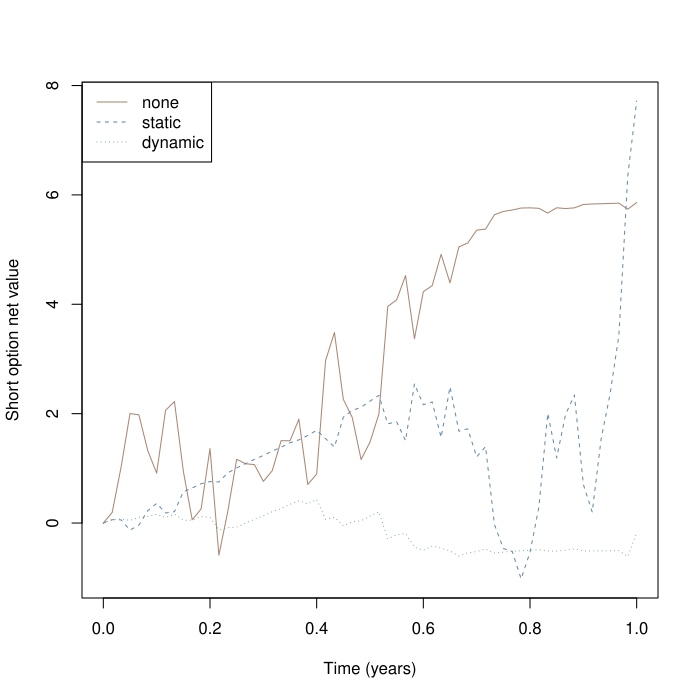

This figure's R source:
pdf('tests/bs-round3/case-3-full.pdf')
# 一份教学欧式期权对应一单位标的；卖出一份，非真实市场预测
# [parameters] 定价与路径波动率一致；允许卖空、分数持仓，无交易成本
S0 <- 100; K <- 100; T <- 1; r <- 0.05; q <- 0; sigma <- 0.2
N <- 60; interval <- 1; seed <- 2027; type <- "P"
# [validation] 与网页使用同一教学域；不截断超域价格
stopifnot(all(is.finite(c(S0,K,T,r,q,sigma,N,interval,seed))), S0>=.01, S0<=1e5, K>=.01, K<=1e5,
          T>0, T<=10, r >= -0.1, r<=.3, q>=0, q<=1, sigma>=0, sigma<=2,
          N>=1, N<=504, N==floor(N), interval>=1, interval<=504, interval==floor(interval),
          seed>=0, seed<=2147483646, seed==floor(seed), type %in% c("C","P"))
# [delta] 带连续股息的 BS 价格、Delta；到期直接使用支付函数
option <- function(S, tau) {
  if(tau==0) return(c(price=if(type=="C") max(S-K,0) else max(K-S,0), delta=NA_real_, gamma=NA_real_))
  A <- S*exp(-q*tau); D <- K*exp(-r*tau)
  if(sigma==0) {
    if(A==D) stop("Zero volatility kink: Delta is not unique")
    d <- as.numeric(A>D)
    return(c(price=if(type=="C") max(A-D,0) else max(D-A,0), delta=exp(-q*tau)*(d-if(type=="P") 1 else 0), gamma=0))
  }
  d1 <- (log(S/K)+(r-q+sigma^2/2)*tau)/(sigma*sqrt(tau)); d2 <- d1-sigma*sqrt(tau)
  price <- if(type=="C") max(0,A-D,A*pnorm(d1)-D*pnorm(d2)) else max(0,D-A,D*pnorm(-d2)-A*pnorm(-d1))
  delta <- exp(-q*tau)*(pnorm(d1)-if(type=="P") 1 else 0)
  c(price=price, delta=delta, gamma=exp(-q*tau)*dnorm(d1)/(S*sigma*sqrt(tau)))
}
# [path] Park-Miller + Box-Muller，与网页相同的可复现教学随机数
normal_draws <- function(seed, n) {
  state <- seed %% 2147483646 + 1
  uniform <- function() { state <<- (state*16807) %% 2147483647; state/2147483647 }
  vapply(seq_len(n), function(i) sqrt(-2*log(uniform()))*cos(2*pi*uniform()), numeric(1))
}
dt <- T/N
Z <- normal_draws(seed,N)
spots <- numeric(N+1); spots[1] <- S0
for(i in seq_len(N)) spots[i+1] <- spots[i]*exp((r-q-sigma^2/2)*dt+sigma*sqrt(dt)*Z[i])
stopifnot(length(spots)==N+1, spots[1]==S0, all(is.finite(spots)), all(spots>=.01 & spots<=1e5))
# [time] 期末tau严格为0；三种策略共享同一条路径与同一权利金
values <- t(vapply(0:N,function(i) option(spots[i+1], T*(N-i)/N), numeric(3)))
premium <- values[1,"price"]
run_strategy <- function(strategy) {
  # [initial] 权利金支付股票成本，余款为现金；允许负现金（借款）
  holding <- if(strategy=="none") 0 else values[1,"delta"]
  cash <- premium-holding*S0
  rows <- data.frame(i=0,t=0,tau=T,S=S0,price=premium,delta=values[1,"delta"],gamma=values[1,"gamma"],
    oldHolding=0,holding=holding,quantity=holding,cashBefore=premium,interest=0,dividend=0,
    tradeCash=-holding*S0,cash=cash,net=holding*S0+cash-premium,netDelta=holding-values[1,"delta"],rebalance=FALSE,settlement=0)
  for(i in seq_len(N)) {
    # [interest] 先按连续复利更新现金账户，负现金承担利息
    oldHolding <- holding; interest <- cash*expm1(r*dt)
    # [dividend] 左端点矩形近似，股息期末入账；空头为支出，不额外复利
    dividend <- oldHolding*q*spots[i]*dt
    cashBefore <- cash+interest+dividend
    # [trade] 仅动态策略在约定时点调仓；到期不再构造Delta
    rebalance <- strategy=="dynamic" && i<N && i %% interval==0
    if(rebalance) holding <- values[i+1,"delta"]
    quantity <- holding-oldHolding
    tradeCash <- -quantity*spots[i+1]
    cash <- cashBefore+tradeCash
    # [net] 卖方组合：股票+现金-期权负债；终点price为真实支付
    net <- holding*spots[i+1]+cash-values[i+1,"price"]
    rows <- rbind(rows,data.frame(i=i,t=i*dt,tau=T*(N-i)/N,S=spots[i+1],price=values[i+1,"price"],
      delta=values[i+1,"delta"],gamma=values[i+1,"gamma"],oldHolding=oldHolding,holding=holding,quantity=quantity,
      cashBefore=cashBefore,interest=interest,dividend=dividend,tradeCash=tradeCash,cash=cash,net=net,
      netDelta=if(i==N) NA_real_ else holding-values[i+1,"delta"],rebalance=rebalance,settlement=0))
  }
  rows
}
results <- lapply(c("none","static","dynamic"),run_strategy)
names(results) <- c("none","static","dynamic")
errors <- vapply(results,function(x) tail(x$net,1),numeric(1))
# [settle] 终点表格为清算前账户；卖出所有股票并支付期权后，现金等于净误差
settlement <- lapply(results,function(x) {
  last <- x[nrow(x),]; c(stockLiquidation=last$holding*last$S, optionPayment=-last$price,
    cashBefore=last$cash, finalCash=last$cash+last$holding*last$S-last$price, finalHolding=0)
})
print(errors, digits=12)
print(tail(results$dynamic,3), digits=10)
# [validation] 逐期对账与自融资验证
for(x in results) {
  stopifnot(abs(x$net[1])<1e-8)
  stopifnot(max(abs(x$cash-x$cashBefore-x$tradeCash))<1e-7)
  stopifnot(max(abs(x$net-(x$holding*x$S+x$cash-x$price)))<1e-7)
  stopifnot(max(abs(diff(x$cash)-x$interest[-1]-x$dividend[-1]-x$tradeCash[-1]))<1e-7)
}
# [plot] 相同路径上的三策略；单条路径误差不保证随调仓频率单调改善
matplot((0:N)*dt,do.call(cbind,lapply(results,function(x) x$net)),type="l",lty=1:3,
        col=c("#a98773","#6689a8","#659b8a"),xlab="Time (years)",ylab="Short option net value")
legend("topleft",legend=names(results),lty=1:3,col=c("#a98773","#6689a8","#659b8a"))
# RStudio实践：保持N、seed与其他参数不变，只修改interval后整段重跑。
# 比较errors和逐期账户；更频繁调仓不保证本路径误差单调下降或盈利。

for(k in names(results)) write.table(results[[k]],file=paste0('tests/bs-round3/case-3-full-',k,'.csv'),row.names=FALSE,quote=FALSE,sep=',',na='NA')
dev.off()
